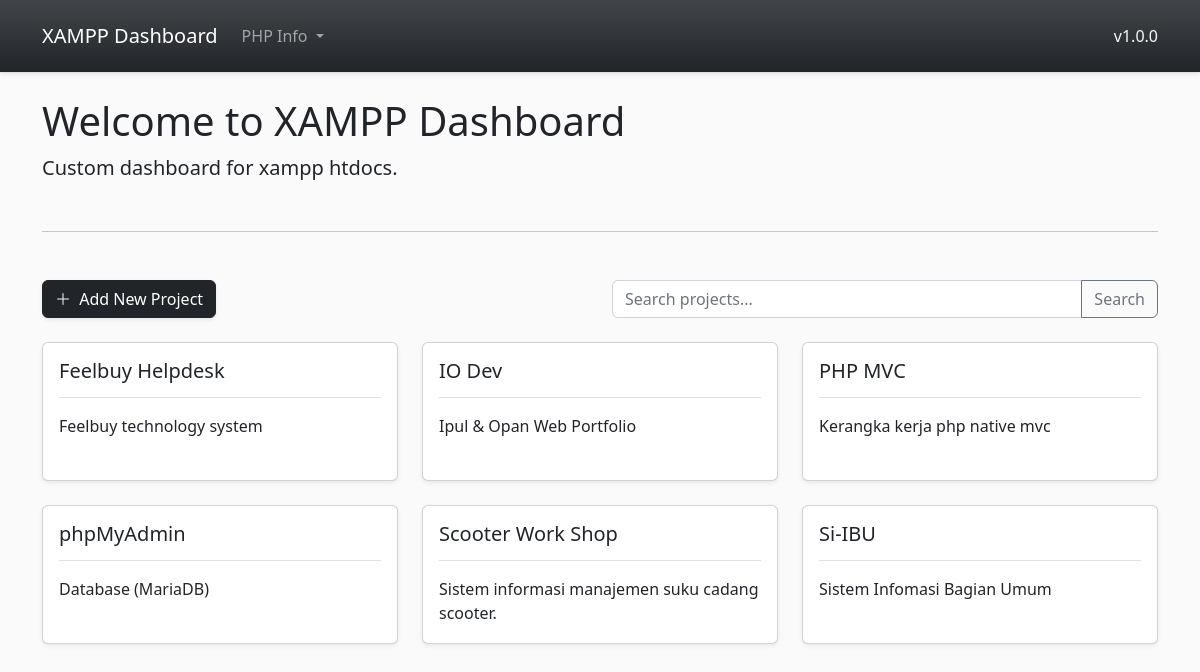
Before: / with the older database file.
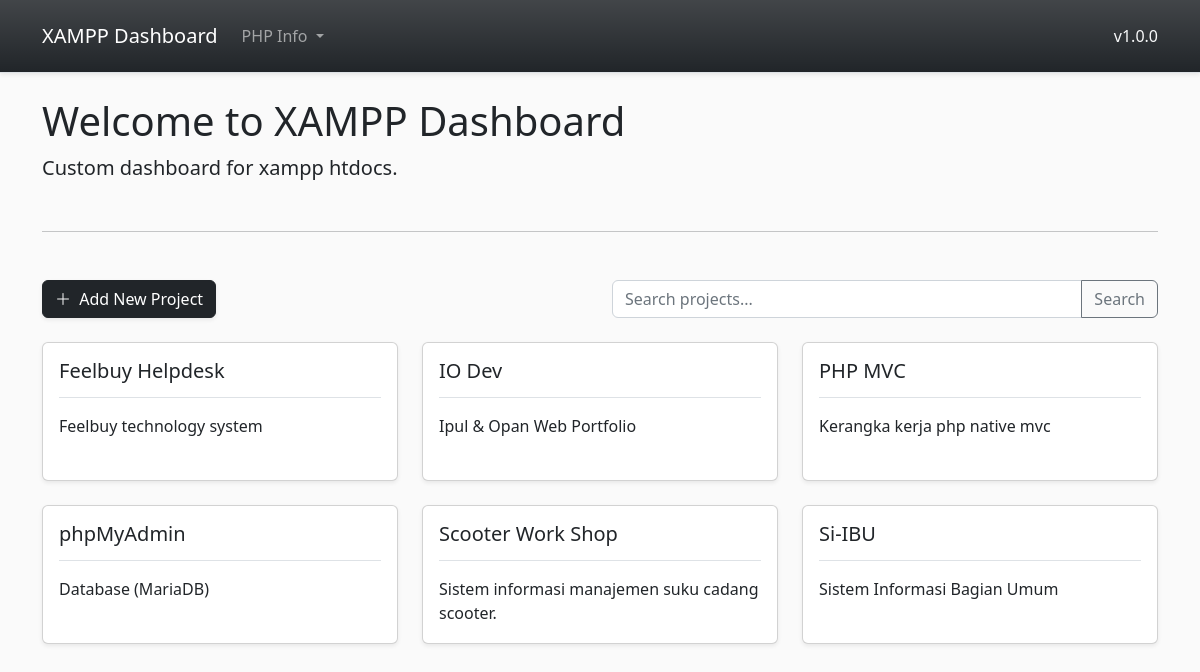
After: the same page with the newer database file.
### tables this page shows
CREATE TABLE `projects` (
  `id` bigint(20) UNSIGNED NOT NULL COMMENT 'Primary key',
  `name` varchar(50) NOT NULL COMMENT 'Nama project',
  `description` text DEFAULT NULL COMMENT 'Deksripsi project',
  `url` varchar(50) NOT NULL COMMENT 'Url project',
  `created_at` timestamp NOT NULL DEFAULT current_timestamp() COMMENT 'Waktu dibuat',
  `updated_at` timestamp NOT NULL DEFAULT current_timestamp() COMMENT 'Waktu diperbarui'
);

### src/Controllers/HomeController.php (called while the page is built, shortened)
<?php
class HomeController extends Controller
{
  public function index(Request $request)
  {
    $query = DB::table('projects');
    if (
      isset($request->input->search) &&
      !empty($request->input->search)
    ) {
      $query->whereFullText(['description', 'name'], $request->input->search);
    } else {
      $query->select();
    }
    $projects = $query->orderBy('name', 'asc')->get();
    return layout(
      view: 'layouts.app',
      content: 'home',
      data: [
        'title' => 'Home',
        'projects' => $projects,
      ],
    );
  }
}

### src/Core/Application.php (called while the page is built, shortened)
<?php
class Application
{
  protected string|object $controller = 'HomeController';
  protected string $method = 'index';
  protected function setController(string $controller): void
  {
    $controller = trim(ucfirst($controller)) . 'Controller';
    if (file_exists(__DIR__ . "/../Controllers/{$controller}.php")) {
      $this->controller = $controller;
    }
    $this->controller = new $this->controller;
  }
  protected function setMethod(string $method): void
  {
    if (method_exists($this->controller, $method)) {
      $this->method = $method;
    }
  }
  public function routing(): void
  {
    call_user_func([$this->controller, $this->method], new Request());
  }
}

### public/index.php (called while the page is built, shortened)
<?php
$app = new Src\Core\Application();
$app->routing();

### index.php (called while the page is built, shortened)
<?php
require_once __DIR__ . '/public/index.php';

### config/app.php (called while the page is built)
<?php
return [
  'name' => 'XAMPP Dashboard',
  'description' => 'Custom dashboard for xampp htdocs.',
  'url' => 'http://localhost/xampp-dashboard',
  'version' => '1.0.0',
];

### src/Views/Header.php (called while the page is built, shortened)
<?php
class Header
{
  public static function render(array $data = []): mixed
  {
    return view('components/header', $data);
  }
}

### config/database.php (called while the page is built)
<?php
return [
  'host' => 'localhost',
  'name' => 'xampp_dashboard',
  'user' => 'xampp_dashboard',
  'password' => 'xampp_dashboard',
];

### src/Database/QueryBuilder.php (called while the page is built, shortened)
<?php
class QueryBuilder
{
  protected ?string $table;
  protected ?PDO $dbh;
  protected ?object $stmt;
  protected ?string $sql;
  public function __construct()
  {
    $this->host = config('database.host');
    $this->name = config('database.name');
    $this->user = config('database.user');
    $this->pass = config('database.password');
    $dns = "mysql:host={$this->host};dbname={$this->name}";
    $options = [
      PDO::ATTR_PERSISTENT => true,
      PDO::ATTR_ERRMODE => PDO::ERRMODE_EXCEPTION,
      PDO::ATTR_DEFAULT_FETCH_MODE => PDO::FETCH_OBJ,
    ];
    try {
      $this->dbh = new PDO($dns, $this->user, $this->pass, $options);
    } catch (PDOException $e) {
      throw new PDOException($e->getMessage());
    }
  }
  public function table(string $table): object
  {
    $this->table = $table;
    return $this;
  }
  private function query(?string $sql = null): QueryBuilder
  {
    if (!is_null($sql)) $this->sql = $sql;
    $this->stmt = $this->dbh->prepare($this->sql);
    return $this;
  }
  public function execute(): QueryBuilder
  {
    $this->stmt->execute();
    return $this;
  }
  public function select(array|string $columns = '*'): QueryBuilder
  {
    $this->sql = "SELECT {$columns} FROM {$this->table}";
    return $this;
  }
  public function orderBy(string $field, string $sort = 'ASC'): QueryBuilder
  {
    $this->sql .= " ORDER BY {$field} {$sort}";
    return $this;
  }
  public function get(): array
  {
    $this->query($this->sql);
    $this->execute();
    return $this->stmt->fetchAll();
  }
}

### src/Database/DB.php (called while the page is built, shortened)
<?php
class DB
{
  public static ?QueryBuilder $builder = null;
  protected static function setBuilder(): QueryBuilder
  {
    if (is_null(self::$builder)) {
      self::$builder = new QueryBuilder();
    }
    return self::$builder;
  }
  public static function table(string $table): QueryBuilder
  {
    self::$builder->table($table);
    return self::$builder;
  }
}

### src/Helpers.php (the view, shortened to what this page needs)
<?php
if (!function_exists('config')) {
  function config(string $key, mixed $default = null): mixed
  {
    $keys = trim($key, '/');
    $keys = str_replace('.', '/', $keys);
    $keys = explode('/', $keys);
    $config = require __DIR__ . "/../config/{$keys[0]}.php";
    unset($keys[0]);
    if ($config[$keys[1]]) return $config[$keys[1]];
    return $default;
  }
}
if (!function_exists('view')) {
  function view(string $view, array $data = []): mixed
  {
    $viewPath = str_replace('.', '/', $view);
    extract($data);
    return require __DIR__ . "/../views/{$viewPath}.php";
  }
}
if (!function_exists('layout')) {
  function layout(string $view, string $content, array $data = []): mixed
  {
    $data['content'] = str_replace('.', '/', $content);
    return view($view, $data);
  }
}
if (!function_exists('route')) {
  function route(string $path, array $params = []): string
  {
    $baseUrl = config('app.url');
    $baseUrl = trim($baseUrl, '/');
    $baseUrl .= '/?route=' . trim($path, '/');
    if (count($params) > 0) {
      foreach ($params as $key => $value) {
        $baseUrl .= "&{$key}={$value}";
      }
    }
    return $baseUrl;
  }
}
if (!function_exists('url')) {
  function url(string $path = '/', array $params = []): string
  {
    $url = trim(config('app.url'), '/');
    $url .= '/';
    $url .= trim($path, '/');
    return trim($url);
  }
}
if (!function_exists('e')) {
  function e(mixed $value, ?string $character = null): void
  {
    if (!is_null($character)) {
      $value = trim($value, $character);
    } else {
      $value = trim($value);
    }
    echo htmlspecialchars($value);
  }
}

### views/layouts/app.php (shortened to what this page needs)
<!doctype html>
<html lang="en">
<head>
  <link rel="stylesheet" href="<?= url('/assets/css/bootstrap.min.css') ?>">
  <link rel="stylesheet" href="<?= url('/assets/css/app.css'); ?>">
</head>
<body>
  <?php \Src\Views\Header::render() ?>
  <div class="container py-4">
    <?php require __DIR__ . "/../../views/{$content}.php"; ?>
  </div>
</body>
</html>

### views/components/header.php (shortened to what this page needs)
<nav class="navbar sticky-top navbar-expand-lg navbar-dark bg-dark text-light bg-gradient border-bottom shadow-sm py-3">
  <div class="container">
    <a class="navbar-brand" href="<?= route('home/index') ?>">
      <?= config('app.name'); ?>
    </a>
    <div class="collapse navbar-collapse" id="navbarHeader">
      <ul class="navbar-nav me-auto mb-2 mb-lg-0">
        <li class="nav-item dropdown">
          <a class="nav-link dropdown-toggle" href="#" id="navbarDropdown" data-bs-toggle="dropdown">
            PHP Info
          </a>
        </li>
      </ul>
      <div class="d-flex">
        <span>v<?= config('app.version'); ?></span>
      </div>
    </div>
  </div>
</nav>

### views/home.php (shortened to what this page needs)
<div class="row">
  <div class="col-12">
    <h1>Welcome to <?= config('app.name'); ?></h1>
    <p class="lead mb-0"><?= config('app.description'); ?></p>
  </div>
</div>
<hr class="my-5">
<div class="row">
  <div class="col-sm-12 col-md-4 col-lg-6 mb-4">
    <button class="btn btn-dark shadow-sm">
      <i class="bi bi-plus-lg me-1"></i>
      <span>Add New Project</span>
    </button>
  </div>
  <div class="col-sm-12 col-md-8 col-lg-6 mb-4">
    <form autocomplete="off" method="GET" action="<?= route('home/index') ?>">
      <div class="input-group">
        <input type="search" name="search" id="search" value="<?php e($_GET['search'] ?? '') ?>" class="form-control" placeholder="Search projects..." />
        <button class="btn btn-outline-secondary" type="submit">
          Search
        </button>
      </div>
    </form>
  </div>
</div>
<div class="row">
  <?php foreach ($projects as $project) : ?>
    <div class="col-lg-4 col-md-6 col-sm-12 mb-4">
      <a href="<?php e($project->url); ?>" target="_blank" class="project">
        <div class="card shadow-sm">
          <div class="card-body">
            <div class="mb-3 border-bottom">
              <h5 class="card-title d-inline-block text-truncate" style="max-width: 100%;">
              </h5>
            </div>
            <p class="project-description mb-0 fs-6 card-text">
            </p>
          </div>
        </div>
      </a>
    </div>
  <?php endforeach; ?>
</div>

### public/assets/css/app.css (style rules this page uses)
body { background-color: #fafafa; }
.project { text-decoration: none; color: inherit; }
.project .project-description { display: -webkit-box; overflow: hidden; height: 50px; -webkit-line-clamp: 2; -webkit-box-orient: vertical; }

Changed rows visible on the page:
changed projects: name "Si-IBU Sistem Infomasi Bagian Umum" → "Si-IBU Sistem Informasi Bagian Umum"
